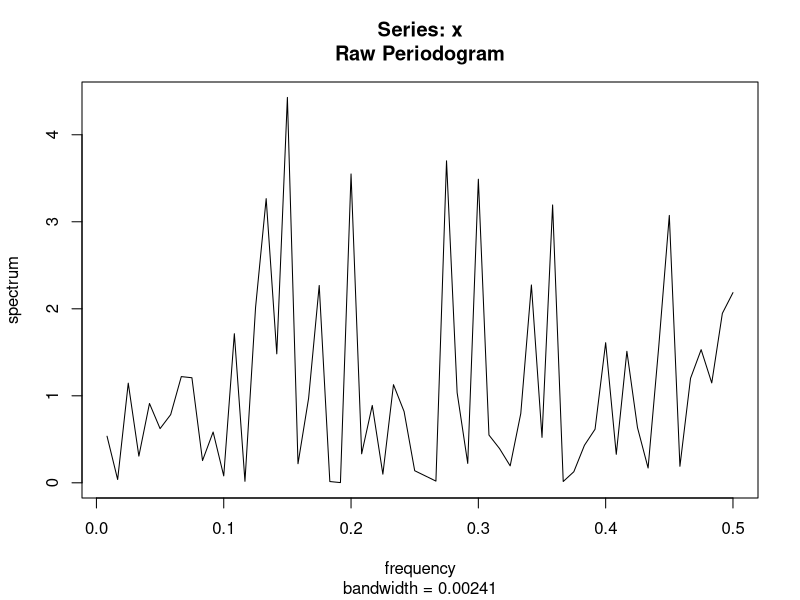
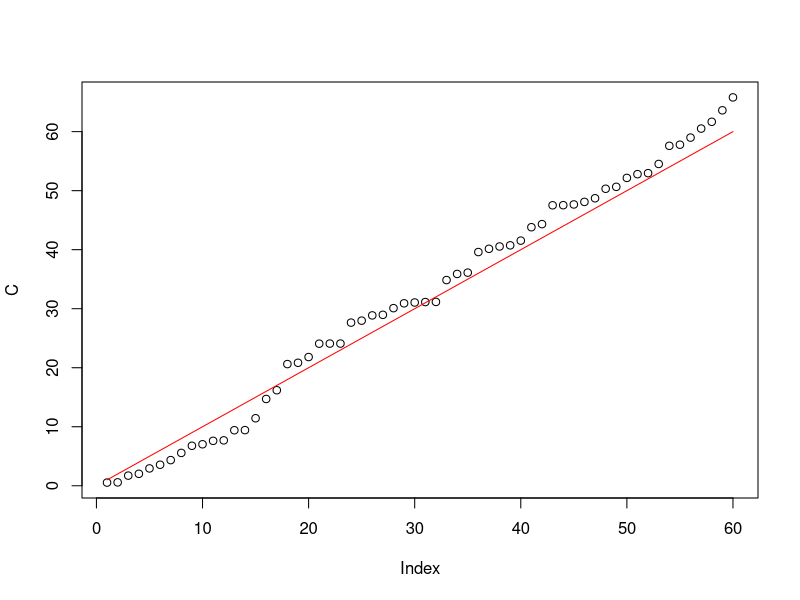
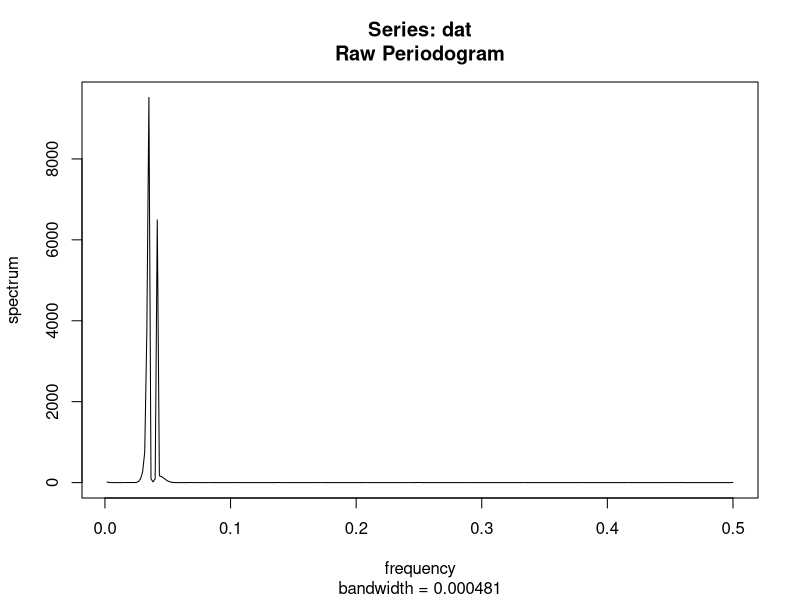
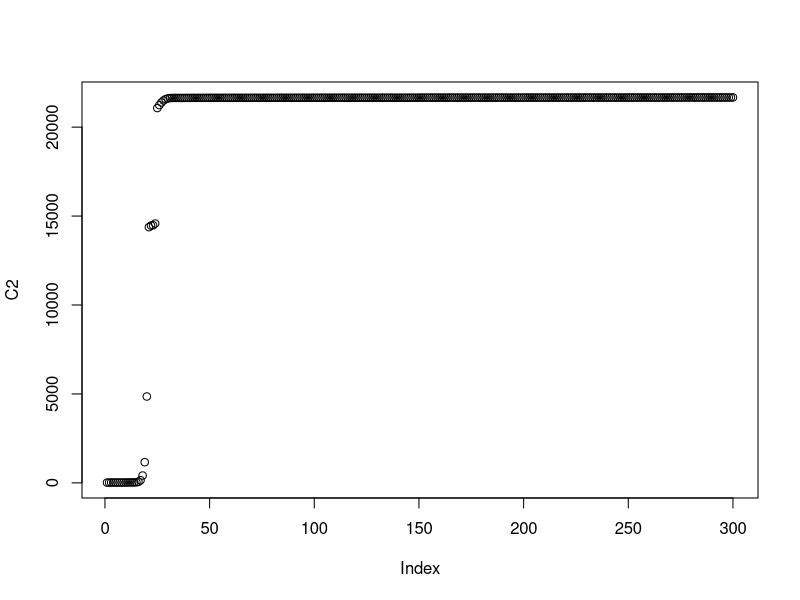
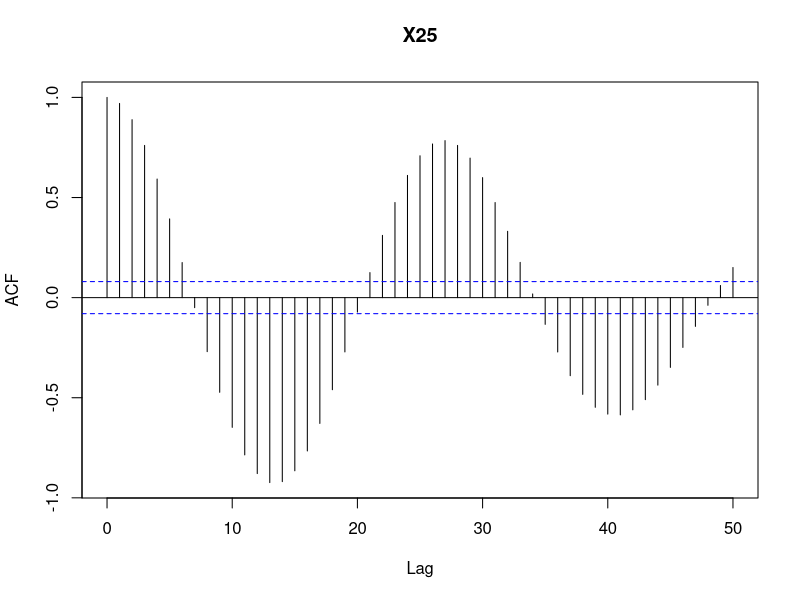
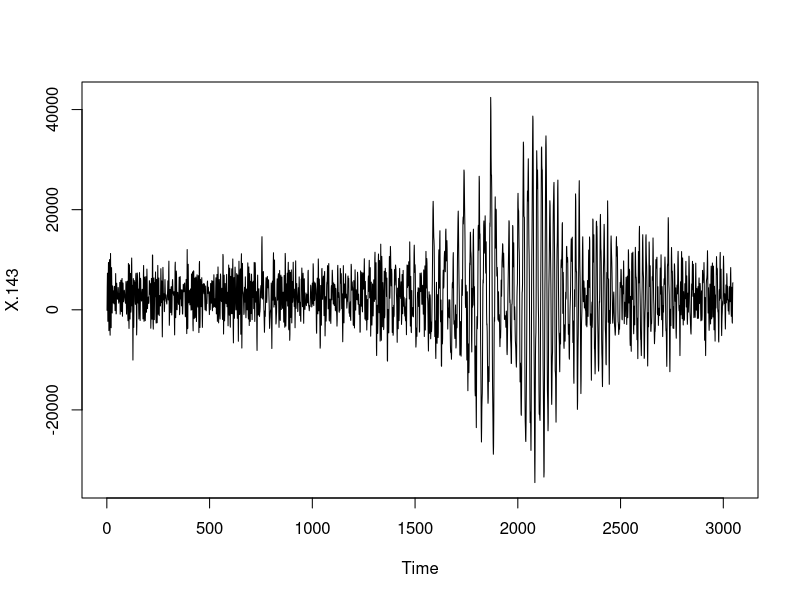
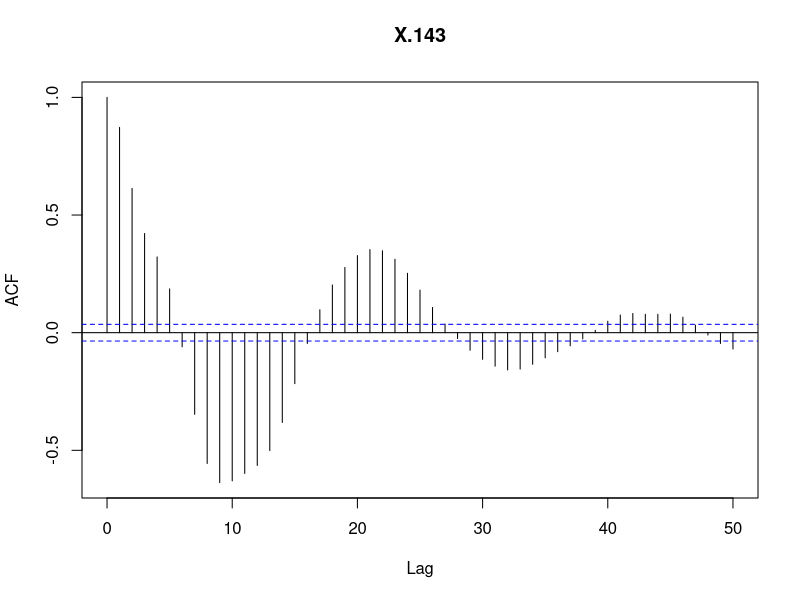
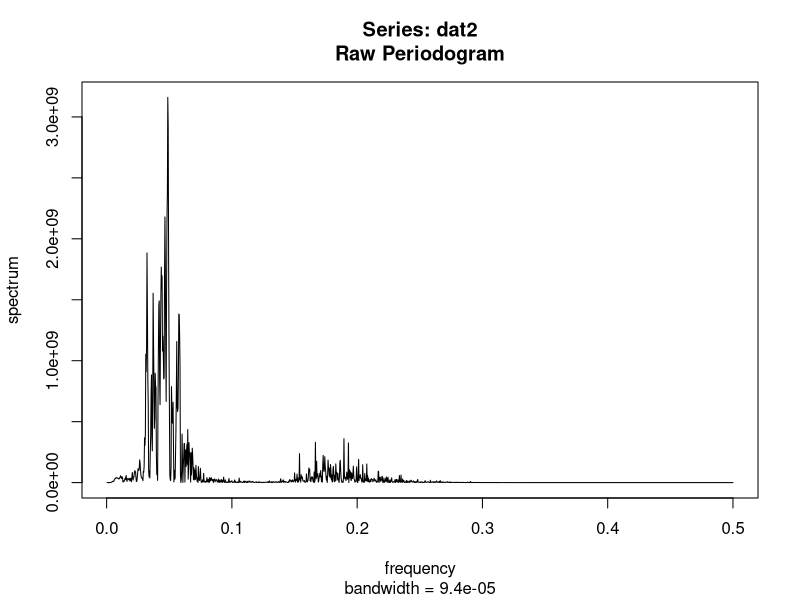

Here is the R script that generated these plots, in order:
## ---- chunk 1
knitr::opts_chunk$set(echo = TRUE)
## ---- chunk 2
set.seed(421)
x <- rnorm(120,0,1)
p <- spec.pgram(x, log = "no")
C <- cumsum(p$spec)
plot(C)
lines(seq(1,60),seq(1,60), col = "red")
D <- 1.358/sqrt(59)
tes <- 0
for (i in 1:60){
  curr <- abs(C[i]-i)
  if (curr > tes){
    tes <- curr
    max_C <- C[i]
    max_i <- i
  }
}
show(tes)
show(D)
## ---- chunk 3
dat <- read.csv("star.dat")
dat <- as.ts(dat)
p2 <- spec.pgram(dat, log = "no")
C2 <- cumsum(p2$spec)
plot(C2)
## ---- chunk 4
tes2 <- 0
for (i in 1:length(C2)){
  curr <- abs(C2[i]-i)
  if (curr > tes2){
    tes2 <- curr
  }
}
show(tes2)
## ---- chunk 5
acf(dat,lag.max = 50)
## ---- chunk 6
p2$freq[which.max(p2$spec)]*2*pi
## ---- chunk 7
dat2 <- read.csv("Kobe.csv")
dat2 <- as.ts(dat2)
plot(dat2)
acf(dat2,lag.max = 50)
## ---- chunk 8
p3 <- spec.pgram(dat2, log = "no")
## ---- chunk 9
1/(p3$freq[which.max(p3$spec)])
## ---- chunk 10
p4 <- spec.pgram(dat2, log = "no", spans = c(20,100))
max(p4$spec)
